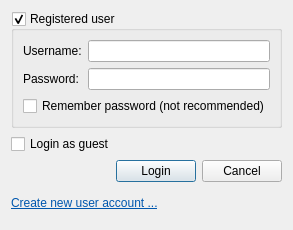
<?xml version="1.0" encoding="UTF-8"?>
<ui version="4.0">
 <class>internetGameLoginDialog</class>
 <widget class="QDialog" name="internetGameLoginDialog">
  <property name="geometry">
   <rect>
    <x>0</x>
    <y>0</y>
    <width>292</width>
    <height>230</height>
   </rect>
  </property>
  <property name="windowTitle">
   <string>Internet Game Login</string>
  </property>
  <layout class="QGridLayout" name="gridLayout_2">
   <item row="0" column="0">
    <widget class="QGroupBox" name="groupBox_reguser">
     <property name="title">
      <string>Registered user</string>
     </property>
     <property name="checkable">
      <bool>true</bool>
     </property>
     <layout class="QGridLayout" name="gridLayout">
      <item row="0" column="0">
       <widget class="QLabel" name="label">
        <property name="text">
         <string>Username:</string>
        </property>
       </widget>
      </item>
      <item row="0" column="1">
       <widget class="QLineEdit" name="lineEdit_username"/>
      </item>
      <item row="1" column="0">
       <widget class="QLabel" name="label_2">
        <property name="text">
         <string>Password:</string>
        </property>
       </widget>
      </item>
      <item row="1" column="1">
       <widget class="QLineEdit" name="lineEdit_password">
        <property name="echoMode">
         <enum>QLineEdit::Password</enum>
        </property>
       </widget>
      </item>
      <item row="2" column="0" colspan="2">
       <widget class="QCheckBox" name="checkBox_rememberPassword">
        <property name="text">
         <string>Remember password (not recommended)</string>
        </property>
       </widget>
      </item>
     </layout>
    </widget>
   </item>
   <item row="1" column="0">
    <widget class="QCheckBox" name="checkBox_guest">
     <property name="text">
      <string>Login as guest</string>
     </property>
    </widget>
   </item>
   <item row="2" column="0">
    <layout class="QHBoxLayout" name="horizontalLayout">
     <item>
      <spacer name="horizontalSpacer">
       <property name="orientation">
        <enum>Qt::Horizontal</enum>
       </property>
       <property name="sizeHint" stdset="0">
        <size>
         <width>40</width>
         <height>20</height>
        </size>
       </property>
      </spacer>
     </item>
     <item>
      <widget class="QPushButton" name="pushButton_login">
       <property name="text">
        <string>Login</string>
       </property>
      </widget>
     </item>
     <item>
      <widget class="QPushButton" name="pushButton_cancel">
       <property name="text">
        <string>Cancel</string>
       </property>
      </widget>
     </item>
    </layout>
   </item>
   <item row="3" column="0">
    <widget class="QLabel" name="label_3">
     <property name="text">
      <string>&lt;!DOCTYPE HTML PUBLIC &quot;-//W3C//DTD HTML 4.0//EN&quot; &quot;http://www.w3.org/TR/REC-html40/strict.dtd&quot;&gt;
&lt;html&gt;&lt;head&gt;&lt;meta name=&quot;qrichtext&quot; content=&quot;1&quot; /&gt;&lt;style type=&quot;text/css&quot;&gt;
p, li { white-space: pre-wrap; }
&lt;/style&gt;&lt;/head&gt;&lt;body style=&quot; font-weight:400; font-style:normal;&quot;&gt;
&lt;p style=&quot; margin-top:0px; margin-bottom:0px; margin-left:0px; margin-right:0px; -qt-block-indent:0; text-indent:0px;&quot;&gt;&lt;a href=&quot;http://login.pokerth.biz/register.php&quot;&gt;&lt;span style=&quot; text-decoration: underline; color:#0057ae;&quot;&gt;Create new user account ...&lt;/span&gt;&lt;/a&gt;&lt;/p&gt;&lt;/body&gt;&lt;/html&gt;</string>
     </property>
     <property name="openExternalLinks">
      <bool>true</bool>
     </property>
    </widget>
   </item>
  </layout>
 </widget>
 <resources/>
 <connections>
  <connection>
   <sender>pushButton_login</sender>
   <signal>clicked()</signal>
   <receiver>internetGameLoginDialog</receiver>
   <slot>accept()</slot>
   <hints>
    <hint type="sourcelabel">
     <x>176</x>
     <y>180</y>
    </hint>
    <hint type="destinationlabel">
     <x>284</x>
     <y>216</y>
    </hint>
   </hints>
  </connection>
  <connection>
   <sender>pushButton_cancel</sender>
   <signal>clicked()</signal>
   <receiver>internetGameLoginDialog</receiver>
   <slot>reject()</slot>
   <hints>
    <hint type="sourcelabel">
     <x>244</x>
     <y>194</y>
    </hint>
    <hint type="destinationlabel">
     <x>290</x>
     <y>150</y>
    </hint>
   </hints>
  </connection>
 </connections>
</ui>
